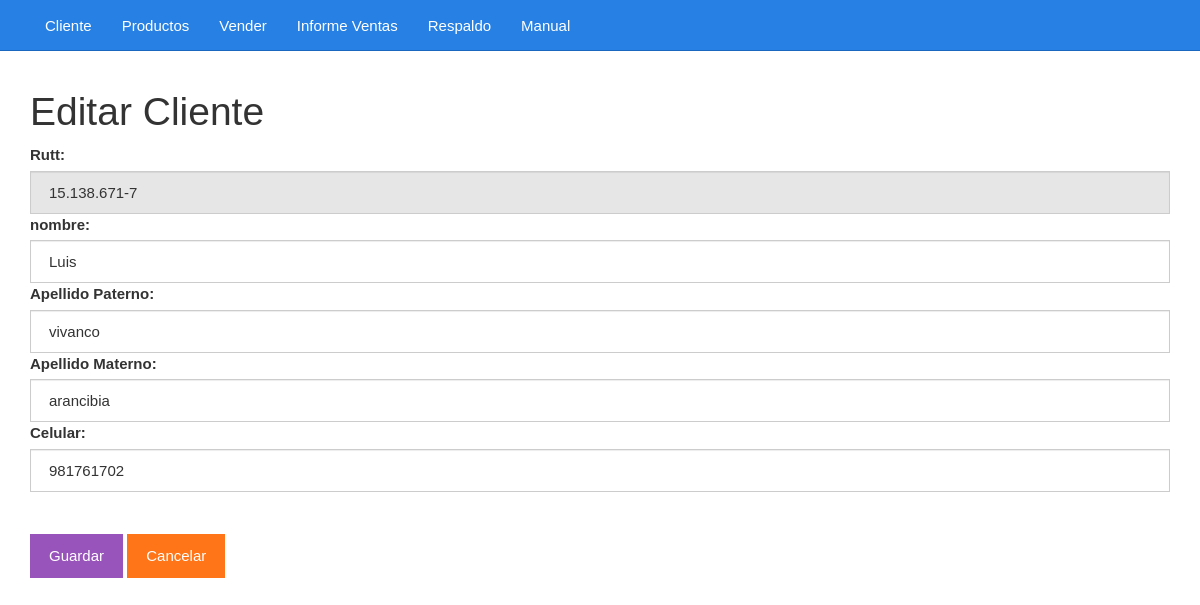
Screenshot of /editarCliente.php?rut=15.138.671-7 with the database file from the repository.
### tables this page shows
CREATE TABLE `cliente` (
  `rut` varchar(12) NOT NULL,
  `nombre` varchar(20) NOT NULL,
  `apellido_pat` varchar(20) NOT NULL,
  `apellido_mat` varchar(20) NOT NULL,
  `celular` int(20) NOT NULL
);

### editarCliente.php (the view, shortened to what this page needs)
<?php
$rut = $_GET["rut"];
include_once "base_de_datos.php";
$sentencia = $base_de_datos->prepare("SELECT * FROM cliente WHERE rut = ?;");
$sentencia->execute([$rut]);
$producto = $sentencia->fetch(PDO::FETCH_OBJ);
?>
<?php include_once "encabezado.php" ?>
	<div class="col-xs-12">
		<h1>Editar Cliente</h1>
		<form method="post" action="guardarDatosEditadosCliente.php">
		 <input type="hidden" name="rut" id="rut" value="<?php echo $producto->rut; ?>"> <label for="rut">Rutt:</label>
			<input value="<?php echo $producto->rut ?>" class="form-control" name="rutt" required type="text" id="rutt" disabled>
			<label for="nombre">nombre:</label>
			<input value="<?php echo $producto->nombre ?>" class="form-control" name="nombre" id="nombre">
			<label for="apellido_pat">Apellido Paterno:</label>
			<input value="<?php echo $producto->apellido_pat ?>" class="form-control" name="apellido_pat" required id="apellido_pat" placeholder="Precio de venta">
			<label for="apellido_mat">Apellido Materno:</label>
			<input value="<?php echo $producto->apellido_mat ?>" class="form-control" name="apellido_mat" required id="apellido_mat" placeholder="Precio de compra">
			<label for="celular">Celular:</label>
			<input value="<?php echo $producto->celular ?>" class="form-control" name="celular" required type="celular" id="celular">
			<br><br><input class="btn btn-info" type="submit" value="Guardar">
			<a class="btn btn-warning" href="./listarClientes.php">Cancelar</a>
		</form>
	</div>
<?php include_once "pie.php" ?>

### css/estilo.css (style rules this page uses)
body { padding-top: 70px; }

### rows the page displays
cliente: rutt "15.138.671-7", nombre "Luis", apellido_pat "vivanco", apellido_mat "arancibia", celular "981761702"
